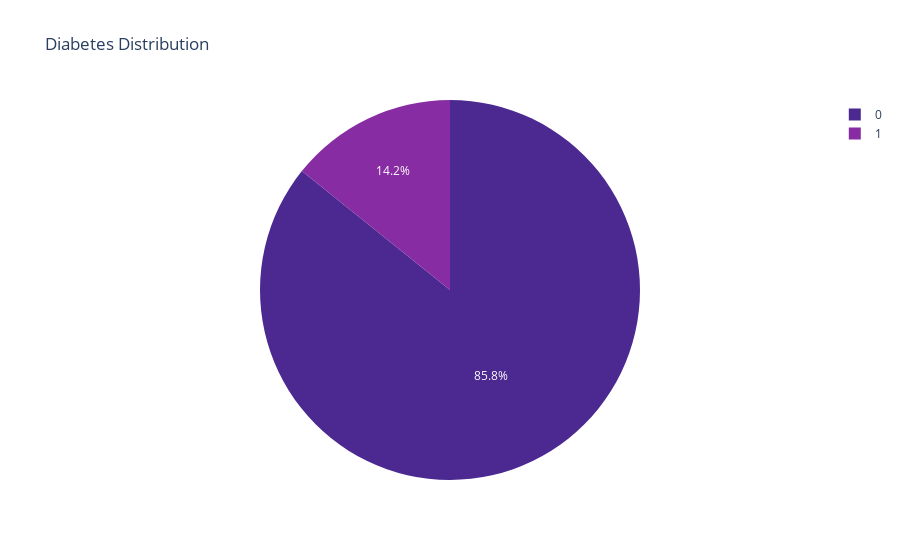

This figure's notebook cell:
### Markdown cell above
## DIABETES DISTIBUTION

### Code cell
plt = px.pie(df, names="Diabetes", title="Diabetes Distribution", color_discrete_sequence=px.colors.sequential.Agsunset)
plt.show()

### Figure 1 — Plotly figure (JSON) as saved in the notebook; plotly's stock layout.template omitted (floating-point values rounded to 4 significant figures; data arrays with more than 128 entries replaced by an {"elided": "..."} marker saying what was removed)
{"data": [{"domain": {"x": [0, 1], "y": [0, 1]}, "hovertemplate": "Diabetes=%{label}<extra></extra>", "labels": {"elided": "1700 int values"}, "legendgroup": "", "name": "", "showlegend": true, "type": "pie"}], "layout": {"legend": {"tracegroupgap": 0}, "piecolorway": ["rgb(75, 41, 145)", "rgb(135, 44, 162)", "rgb(192, 54, 157)", "rgb(234, 79, 136)", "rgb(250, 120, 118)", "rgb(246, 169, 122)", "rgb(237, 217, 163)"], "title": {"text": "Diabetes Distribution"}}}
